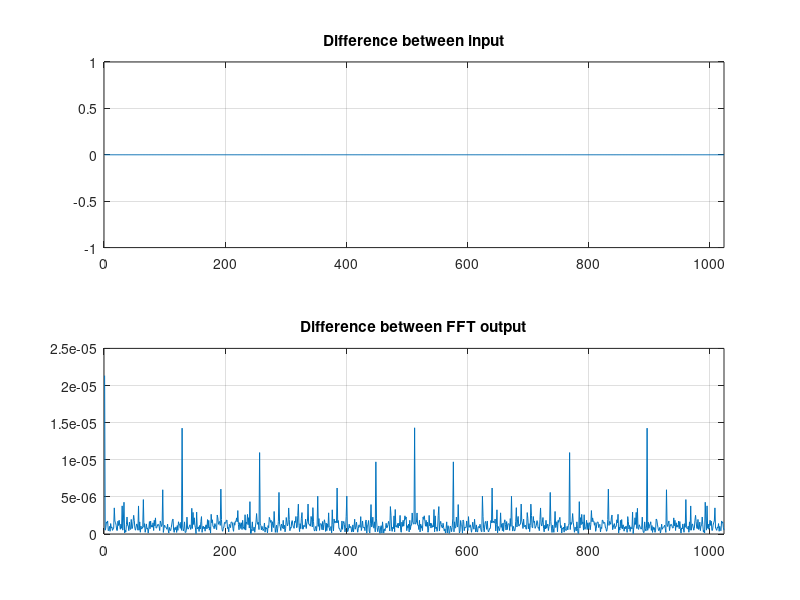

This chart was generated by the following MATLAB code:
function single_double_fft ()
  % Determine whether Matlab's FFT implementation computes a true single precision
  % FFT, or if it returns a double precision array even when computing the FFT
  % of a single precision array.

  size = 1024;

  x_single = rand(size, 1, 'single');
  x_double = cast(x_single, 'double');
  x_diff = abs(cast(x_single, 'double') - x_double);

  ax1 = subplot(211);
  plot(ax1, x_diff);
  grid(ax1, 'on'); xlim([0, size]); title('Difference between input')

  f_single = fft(x_single);
  f_double = fft(x_double);

  fprintf('Data type after applying FFT to single precision array: %s\n', class(f_single));
  fprintf('Data type after applying FFT to double precision array: %s\n', class(f_double));

  f_diff = abs(cast(f_single, 'double') - f_double);

  ax2 = subplot(212);
  plot(ax2, f_diff);
  grid(ax2, 'on'); xlim([0, size]); title('Difference between FFT output')

  saveas(gcf, 'products/single_double_fft.png');

end
